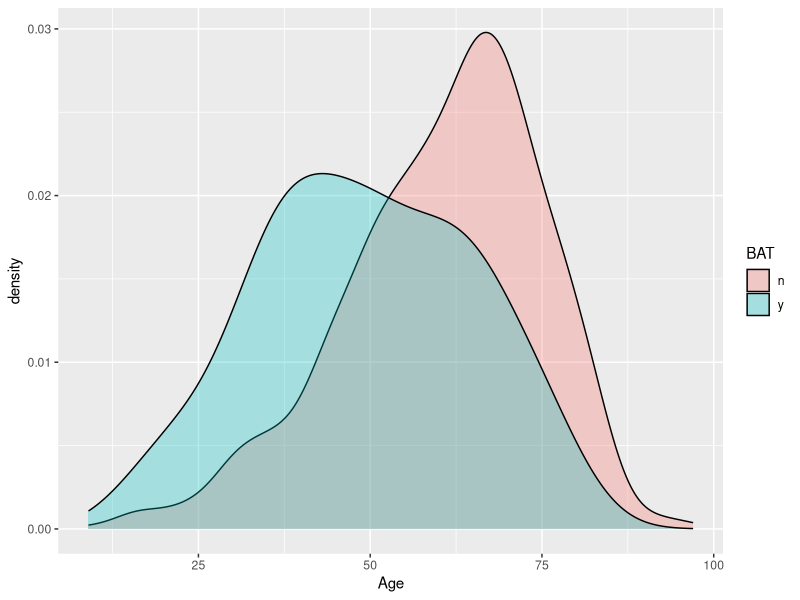
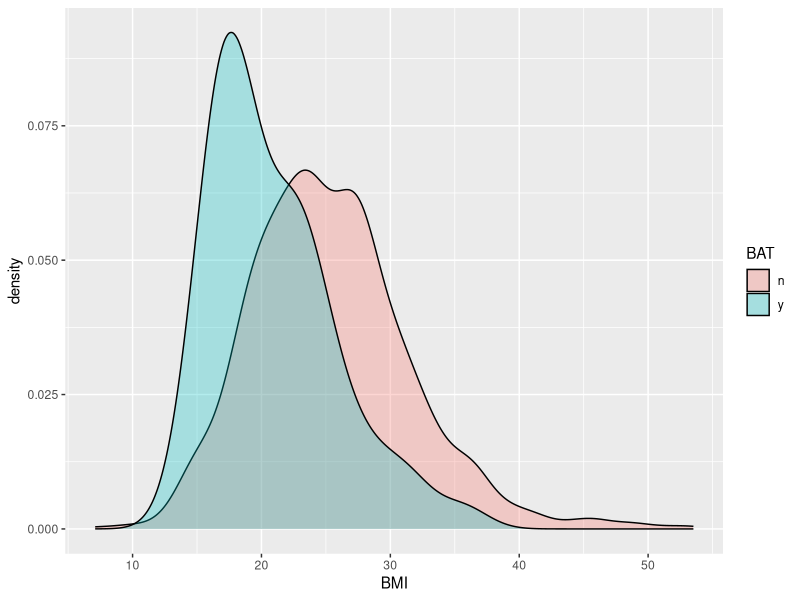
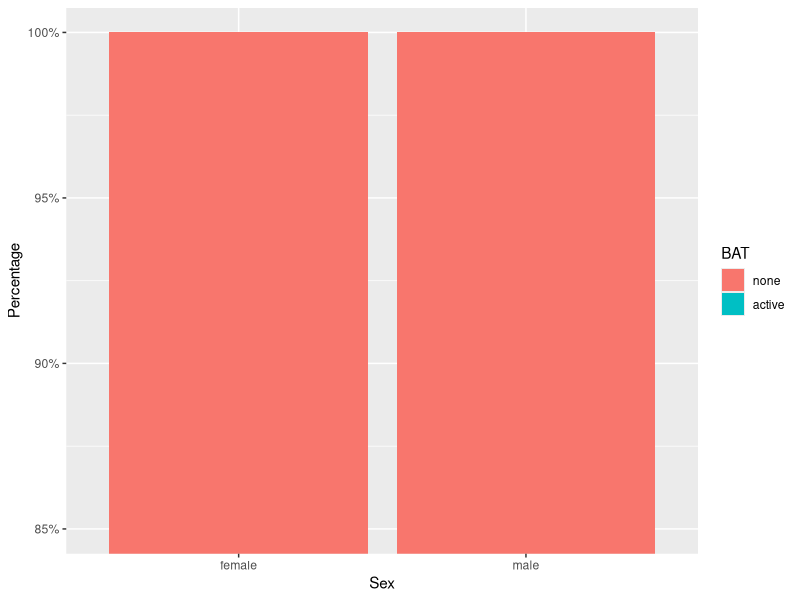
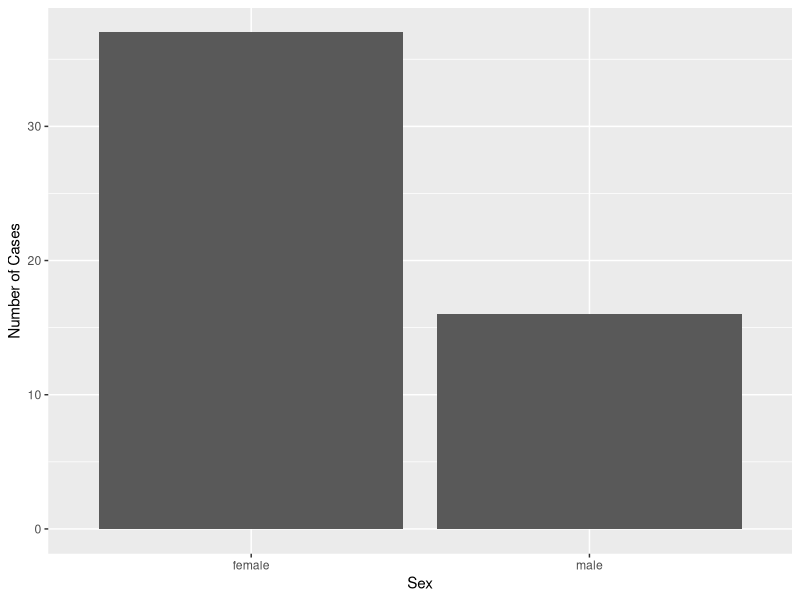
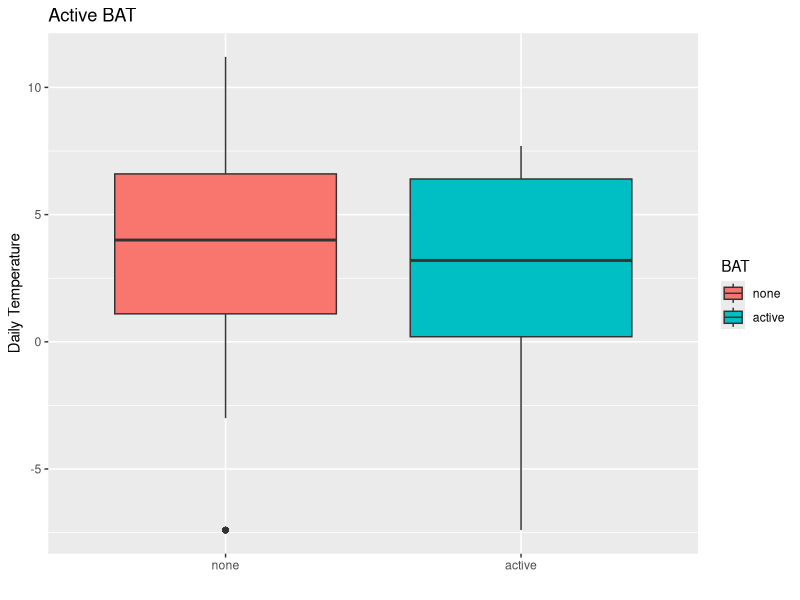

Recreate these plots in R, in order. (Note: this script raises an error after producing the figures.)
## Brown adipose tissue morphology analysis
## Author: Anton S. Becker, M.D.
## Email: anton.becker@usz.ch
## Version: 1.0
## Date: 2015-02-22

library(ggplot2)
library(scales) #For %age barplot


# Custom Functions --------------------------------------------------------

# Multiple plot function
#
# ggplot objects can be passed in ..., or to plotlist (as a list of ggplot objects)
# - cols:   Number of columns in layout
# - layout: A matrix specifying the layout. If present, 'cols' is ignored.
#
# If the layout is something like matrix(c(1,2,3,3), nrow=2, byrow=TRUE),
# then plot 1 will go in the upper left, 2 will go in the upper right, and
# 3 will go all the way across the bottom.
#
f.multiplot <- function(..., plotlist=NULL, file, cols=1, layout=NULL) {
  library(grid)
  
  # Make a list from the ... arguments and plotlist
  plots <- c(list(...), plotlist)
  
  numPlots = length(plots)
  
  # If layout is NULL, then use 'cols' to determine layout
  if (is.null(layout)) {
    # Make the panel
    # ncol: Number of columns of plots
    # nrow: Number of rows needed, calculated from # of cols
    layout <- matrix(seq(1, cols * ceiling(numPlots/cols)),
                     ncol = cols, nrow = ceiling(numPlots/cols))
  }
  
  if (numPlots==1) {
    print(plots[[1]])
    
  } else {
    # Set up the page
    grid.newpage()
    pushViewport(viewport(layout = grid.layout(nrow(layout), ncol(layout))))
    
    # Make each plot, in the correct location
    for (i in 1:numPlots) {
      # Get the i,j matrix positions of the regions that contain this subplot
      matchidx <- as.data.frame(which(layout == i, arr.ind = TRUE))
      
      print(plots[[i]], vp = viewport(layout.pos.row = matchidx$row,
                                      layout.pos.col = matchidx$col))
    }
  }
}




# Analysis ----------------------------------------------------------------

d.brownfat <- read.csv('bat.morphology.anonymized.csv')

d.active <- subset(d.brownfat, d.brownfat$Readout.bat == 1)

# Create Subsets of male/female
d.bffem <- subset(d.brownfat, d.brownfat$Sex == 'female')
d.bfmal <- subset(d.brownfat, d.brownfat$Sex != 'female')
d.activefem <- subset(d.active, d.active$Sex == 'female')
d.activemal <- subset(d.active, d.active$Sex != 'female')

# Age Histogram Fused:
BAT <- chartr('10', 'yn', d.brownfat$Readout.bat)
BAT <- as.factor(BAT)
ggplot(d.brownfat, aes(x=Age.y, fill=BAT)) + geom_density(alpha=.3) + labs(x="Age")

# BMI Histogram Fused:
ggplot(d.brownfat, aes(x=BMI, fill=BAT)) + geom_density(alpha=.3)

## Barplot Gender
levels(BAT) <- c('none','active')
ggplot(d.brownfat, aes(x=Sex, fill=BAT)) + 
  geom_bar(position = "fill") + 
  scale_y_continuous(labels = percent_format()) +
  coord_cartesian(ylim=c(0.85,1)) +
  labs(x = "Sex", y = "Percentage")

ggplot(d.active, aes(x=Sex)) + 
  geom_bar() + 
  labs(x = "Sex", y = "Number of Cases")

## Boxplot Temp
qplot(BAT, d.brownfat$Temperature.C, geom="boxplot",
      fill=BAT, main="Active BAT",
      xlab="", ylab="Daily Temperature")

# Labelling 
BATd.labels <- c("None","Supraclavicular", "Mediastinal", "Infradiaphragmatic")
batlvl <- c(0:3)
d.brownfat$BATd <- factor(d.brownfat$BAT.Distribution, levels = batlvl, labels = BATd.labels)
fourcols <- c("#c581fd", "#f8766d" , "#1cba38", "#619bfc")

BATd.labels2 <- c("Supraclavicular", "Mediastinal", "Infradiaphragmatic")
batlvl2 <- c(1:3)
d.active$BATd <- factor(d.active$BAT.Distribution, levels = batlvl2, labels = BATd.labels2)

## Boxplot Temp - Distribution

box.distr.temp <- qplot(d.brownfat$BATd, d.brownfat$Temperature.C, geom="boxplot",
                        fill=d.brownfat$BATd, #main="BAT distribution",
                        xlab="", ylab="Temperature") + 
  scale_fill_manual(values = fourcols) +
  theme(legend.position = "none")

## Boxplot BMI - Distribution
box.distr.bmi <- qplot(d.brownfat$BATd, d.brownfat$BMI, geom="boxplot",
                       fill=d.brownfat$BATd, #main="BAT distribution",
                       xlab="", ylab="BMI") +
  scale_fill_manual(values = fourcols) +
  geom_smooth(method = "lm", se=FALSE, color="black", alpha = 0.15, aes(group=1), linetype=6) +
  theme(legend.position = "none")

## Boxplot Age - Distribution
box.distr.age <- qplot(d.brownfat$BATd, d.brownfat$Age.y, geom="boxplot",
                       fill=d.brownfat$BATd, #main="BAT distribution",
                       xlab="", ylab="Age") +
  scale_fill_manual(values = fourcols) +
  geom_smooth(method = "lm", se=FALSE, color="black", aes(group=1), linetype=6) +
  theme(legend.position = "none")

## Barplot (Sex -) Distribution
d.active$BATd2 <- factor(d.active$BAT.Distribution, levels = batlvl2, labels = BATd.labels2)

bar.distr.sex <- ggplot(d.active, aes(Sex, fill = factor(BATd2))) + geom_bar() +
  ylab("Number of Cases") + xlab("Sex") +
  theme(legend.position = "none") +
  facet_grid(. ~ BATd)

bar.distr <- ggplot(d.active, aes(BATd, fill = factor(BATd2))) + geom_bar() +
  ylab("Number of Cases") + xlab("") +
  theme(legend.position = "none") +
  coord_flip() + scale_x_discrete(limits = rev(levels(d.active$BATd2)))


## Plots Quantitative Readouts
bp.tlg.m <- qplot(d.active$BATd2, d.active$BAT.TLG, geom="boxplot",
                  fill=d.active$BATd2, main="",
                  xlab="", ylab="Total Fat Glycolysis (TFG)") +
                  theme(legend.position = "none") #+
       #coord_flip() + scale_x_discrete(limits = rev(levels(d.active$BATd2)))

bp.suvmax.m <- qplot(d.active$BATd2, d.active$BAT.FDG.activity.SUVmax, geom="boxplot",
                     fill=d.active$BATd2, main="",
                     xlab="", ylab="SUVmax") +
                     theme(legend.position = "none") #+
    #coord_flip() + scale_x_discrete(limits = rev(levels(d.active$BATd2)))

bp.vol.m <- qplot(d.active$BATd2, d.active$BAT.MTV.cm3, geom="boxplot", 
                  fill=d.active$BATd2) +
                  ylab(expression(paste("Total Volume (", cm^3, ")", sep = ""))) +
                  xlab("") +
                  theme(legend.position = "none") #+
           #coord_flip() + scale_x_discrete(limits = rev(levels(d.active$BATd2)))

multiplot(bp.vol.m, bp.tlg.m, bp.suvmax.m, cols=3)


## Histogram TLG
ggplot(data = d.active, aes(d.active$BAT.TLG)) + geom_histogram()

##  Temp ~ TLG
dp.tlg.temp <- ggplot(data = d.active, aes(BAT.TLG, Temperature.C, 
                                           colour = factor(BATd2))) + 
                      geom_point() +
                      theme(legend.justification=c(1,0), legend.position=c(1,0)) +  
                      xlab("Total Fat Glycolysis (TFG)") +
                      ylab("Temperature") +
                      labs(color = "Anatomical Distribution") 

## BMI ~ TLG
dp.tlg.bmi <- ggplot(data = d.active, aes(BAT.TLG, BMI, 
                                          colour = factor(BATd2))) + 
              geom_point() +
              theme(legend.position="none") +
              xlab("Total Fat Glycolysis (TFG)") +
              ylab("BMI") +
              labs(color = "Anatomical Distribution") 

## Age.y ~ TLG
dp.tlg.age <- ggplot(data = d.active, aes(BAT.TLG, Age.y, 
                                          colour = factor(BATd2))) + 
              geom_point() +
              theme(legend.position="none") +
              xlab("Total Fat Glycolysis (TFG)") +
              ylab("Age") +
              labs(color = "Anatomical Distribution") 

multiplot(dp.tlg.bmi, dp.tlg.age, dp.tlg.temp, box.distr.bmi, box.distr.age, box.distr.temp, cols = 2) 


# Significance tests ------------------------------------------------------

# BAT - Temperature
t.test(d.brownfat[which(d.brownfat$Readout.bat == 0),]$Temperature.C, 
       d.brownfat[which(d.brownfat$BAT.Distribution > 1), ]$Temperature.C)

t.test(Age.y ~ Readout.bat, data = d.brownfat)
t.test(BMI ~ Readout.bat, data = d.brownfat)
t.test(Temperatur ~ Readout.bat, data = d.brownfat)

# Comp. Sex whole Pop.
t.test(Age.y ~ Sex, data = d.brownfat)
plot(Age.y ~ Sex, data = d.brownfat)

t.test(BMI ~ Sex, data = d.brownfat)
plot(BMI ~ Sex, data = d.brownfat)

# BAT+ pat.
t.test(Age.y ~ Sex, data = d.active)
plot(Age.y ~ Sex, data = d.active)

t.test(BMI ~ Sex, data = d.active)
plot(BMI ~ Sex, data = d.active)

# Linear fitting of BAT-Distribution
fit <- lm(BAT.Distribution ~ Age.y+BMI*Temperature.C, data=d.brownfat)

anova(fit)
